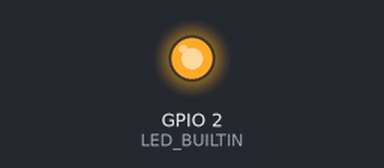
The sketch below on a simulated ESP32. Shown: output pins drawn as LEDs (lit = HIGH). What the sketch prints to the serial monitor is not drawn.

Above: at 0.5 s.
At 4.0 s:
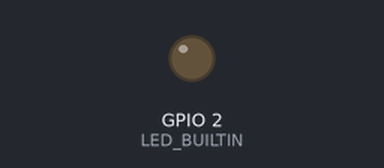
Timing chart, 0 to 9.3 s (numbered marks = the images above):
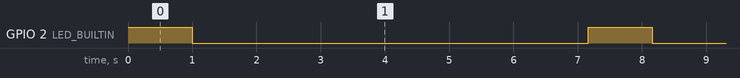

The sketch:

Json_Teste_3.ino
```cpp
#include <ArduinoJson.h>

void setup()
{
  // put your setup code here, to run once:
  pinMode(LED_BUILTIN, OUTPUT);
  Serial.begin(115200);
}

void loop()
{
  // put your main code here, to run repeatedly:
  digitalWrite(LED_BUILTIN, HIGH);
  delay(1000);
  digitalWrite(LED_BUILTIN, LOW);
  delay(1000);

  // Teste 2 do Json, já testado Json esse código é o teste para enviar para o python estabelecer essa comunicação é fundamental para as próximas etapas
  // Não contém váriaveis ainda para o conteúdo das perguntas e respostas será elaborado nos próximos códigos

  StaticJsonDocument<8096> dados_sentimentos;

  // Exemplo de Json com Array

  // Perguntas Verbais Oficial

  JsonArray verbais_array = dados_sentimentos.createNestedArray("perguntas_verbais");

  JsonObject verbal_1 = verbais_array.createNestedObject();
  verbal_1["pergunta"] = "Qual foi o ponto alto do seu dia e o que o tornou significativo?";
  verbal_1["resposta"] = "Resposta do usuário captada no microfone";

  JsonObject verbal_2 = verbais_array.createNestedObject();
  verbal_2["pergunta"] = "Descreva o maior desafio que você enfrentou hoje e como se sentiu ao lidar com ele?";
  verbal_2["resposta"] = "Resposta do usuário captada no microfone";

  JsonObject verbal_3 = verbais_array.createNestedObject();
  verbal_3["pergunta"] = "Lembre-se de um momento hoje em que você precisou de explicar algo ou de entender uma explicação. Como foi essa experiência?";
  verbal_3["resposta"] = "Resposta do usuário captada no microfone";

  JsonObject verbal_4 = verbais_array.createNestedObject();
  verbal_4["pergunta"] = "Houve alguma tarefa ou momento hoje que te deu uma sensação especial de 'trabalho bem feito'?";
  verbal_4["resposta"] = "Resposta do usuário captada no microfone";

  // Perguntas Alternativas

  JsonArray alternativa_array = dados_sentimentos.createNestedArray("perguntas_alternativas");

  JsonObject alternativa_5 = alternativa_array.createNestedObject();
  alternativa_5["pergunta"] = "No geral, você diria que o seu dia de trabalho hoje foi satisfatório?";
  alternativa_5["resposta"] = "Resposta pelo botão sim ou não";

  JsonObject alternativa_6 = alternativa_array.createNestedObject();
  alternativa_6["pergunta"] = "Você sentiu que teve energia suficiente para cumprir as suas tarefas de hoje?";
  alternativa_6["resposta"] = "Resposta pelo botão sim ou não";

  JsonObject alternativa_7 = alternativa_array.createNestedObject();
  alternativa_7["pergunta"] = "Você sente que conseguiu ser produtivo(a) na maior parte do tempo hoje?";
  alternativa_7["resposta"] = "Resposta pelo botão sim ou não";

  JsonObject alternativa_8 = alternativa_array.createNestedObject();
  alternativa_8["pergunta"] = "A sua carga de trabalho hoje pareceu-lhe justa e equilibrada?";
  alternativa_8["resposta"] = "Resposta pelo botão sim ou não";

  JsonObject alternativa_9 = alternativa_array.createNestedObject();
  alternativa_9["pergunta"] = "Hoje, você sentiu-se valorizado(a) pelo seu trabalho ou pelas suas contribuições?";
  alternativa_9["resposta"] = "Resposta pelo botão sim ou não";

  JsonObject alternativa_10 = alternativa_array.createNestedObject();
  alternativa_10["pergunta"] = "Você sentiu que a comunicação com a sua equipa hoje foi clara e eficaz?";
  alternativa_10["resposta"] = "Resposta pelo botão sim ou não";

  JsonObject alternativa_11 = alternativa_array.createNestedObject();
  alternativa_11["pergunta"] = "Os desafios que você enfrentou hoje foram, na sua maioria, do tipo que te estimulam a crescer?";
  alternativa_11["resposta"] = "Resposta pelo botão sim ou não";

  JsonObject alternativa_12 = alternativa_array.createNestedObject();
  alternativa_12["pergunta"] = "Você conseguiu fazer pausas adequadas para descansar a mente durante o dia de hoje?";
  alternativa_12["resposta"] = "Resposta pelo botão sim ou não";

  // Exemplo de Json com somente Objeto vou utilizar esse modelo nos estilos de roupas

  JsonObject alternativa_obj = dados_sentimentos.createNestedObject("Roupas");
  alternativa_obj["pergunta"] = "Você gosta de Trabalhar na Softtek";
  alternativa_obj["resposta"] = "Resposta pelo botão sim ou não";

  serializeJson(dados_sentimentos, Serial); // Pega o conteúdo trasnforma em String de Texto para enviar pela porta serial

  Serial.println(); // Nova linha aqui o Python entende que terminou a mensagem

  delay(5000); // Delay necessário para não lotar a porta serial
}
```

Measured:
- by itself, GPIO 2 (LED_BUILTIN): alternates HIGH for 1.0 s and LOW for 6.2 s
